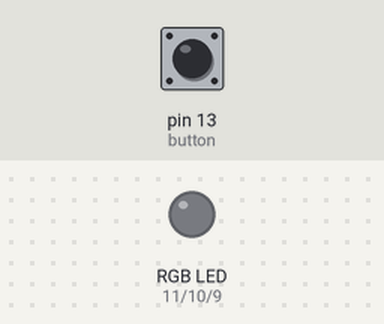
A sketch run on a simulated Arduino Uno, built with avr-gcc and run on an emulated ATmega328P. Shown: an RGB LED mixed from three pins (HIGH = lit). The test bench sets the inputs (shaded band); at power-on: pin 13 (button) LOW. Random numbers use the default seed unless the sketch sets one.

Above: at 1.3 s.
1.4 s: pin 13 (button) pulled HIGH for 0.3 s
At 2.6 s:
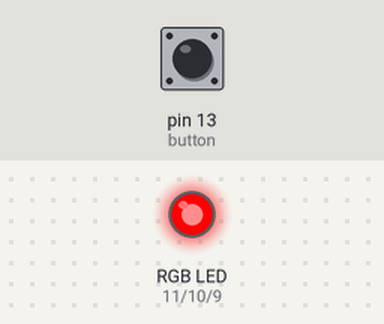
3.2 s: pin 13 (button) pulled HIGH for 1 s
At 4.6 s:
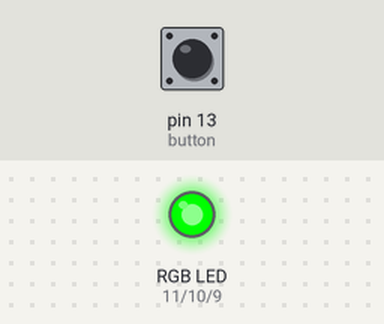
5.7 s: pin 13 (button) pulled HIGH for 0.3 s
At 7.2 s:
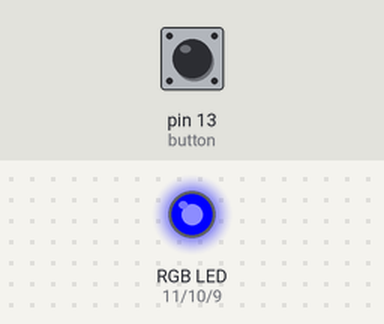
7.5 s: pin 13 (button) pulled HIGH for 3.2 s
At 11.9 s:
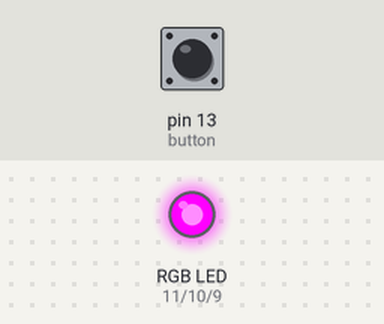
12.2 s: pin 13 (button) pulled HIGH for 0.3 s
At 13.3 s:
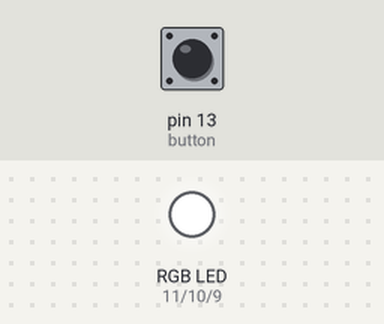
14.0 s: pin 13 (button) pulled HIGH for 1 s
At 16.4 s:
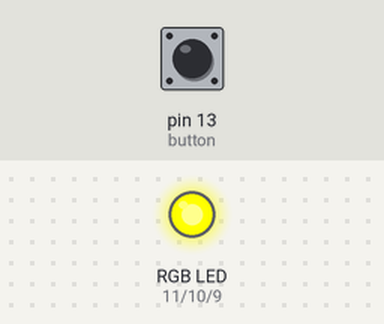
Timing chart, 0 to 17.5 s (numbered marks = the images above; inputs shaded):
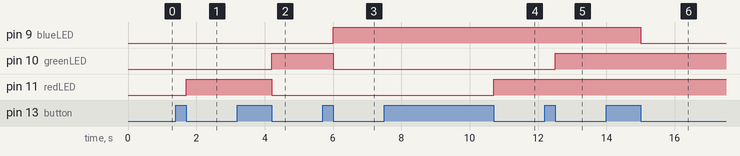

Measured:
- after the input at 1.4 s, pin 11 (redLED): LOW → HIGH after 0.30 s
- after the input at 3.2 s, pin 10 (greenLED): LOW → HIGH after 1.0 s; pin 11 (redLED): HIGH → LOW after 1.0 s
- after the input at 5.7 s, pin 9 (blueLED): LOW → HIGH after 0.30 s; pin 10 (greenLED): HIGH → LOW after 0.30 s
- after the input at 7.5 s, pin 11 (redLED): LOW → HIGH after 3.2 s
- after the input at 12.2 s, pin 10 (greenLED): LOW → HIGH after 0.30 s
- after the input at 14.0 s, pin 9 (blueLED): HIGH → LOW after 1.0 s

The sketch:

main.ino
```cpp
#define button 13
#define redLED 11
#define greenLED 10
#define blueLED 9
int state = 0;
int old = 0;
int buttonPoll = 0;
long randOn = 0;                  // Initialize a variable for the ON time
long randOff = 0;                 // Initialize a variable for the OFF time
void setup() {
 pinMode(button,INPUT);
 randomSeed (analogRead (0));    // randomize

 //RGB LED set as output
 pinMode(redLED,OUTPUT);
 pinMode(greenLED,OUTPUT);
 pinMode(blueLED,OUTPUT);

 digitalWrite(redLED,LOW);
 digitalWrite(greenLED,LOW);
 digitalWrite(blueLED,LOW);
}

void loop() {
 buttonPoll = digitalRead(button);
 if(buttonPoll == 1) {
 delay(100);
 buttonPoll = digitalRead(button);
 if(buttonPoll == 0) {
 state = old + 1;
 }
 }
 else {
 delay(250);
}

switch (state) {
 case 1: //Red color
 digitalWrite(redLED,HIGH);
 digitalWrite(greenLED,LOW);
 digitalWrite(blueLED,LOW);
 old = state;
 break;
 case 2: //Green color
 digitalWrite(redLED,LOW);
 digitalWrite(greenLED,HIGH);
 digitalWrite(blueLED,LOW);
 old = state;
 break;
 case 3: //Blue color
 digitalWrite(redLED,LOW);
 digitalWrite(greenLED,LOW);
 digitalWrite(blueLED,HIGH);
 old = state;
 break;
 case 4: //Purple color
 digitalWrite(redLED,HIGH);
 digitalWrite(greenLED,LOW);
 digitalWrite(blueLED,HIGH);
 old = state;
 break;
 case 5: //White color
 digitalWrite(redLED,HIGH);
 digitalWrite(greenLED,HIGH);
 digitalWrite(blueLED,HIGH);
 old = state;
 break;
 case 6: //Yellow color
 digitalWrite(redLED,HIGH);
 digitalWrite(greenLED,HIGH);
 digitalWrite(blueLED,LOW);
 old = state;
 break;
 case 7: //Flicker like a broken flourescent
 randOn = random (0, 1000);
 randOff = random (0, 10);
 digitalWrite(redLED,HIGH);
 digitalWrite(greenLED,HIGH);
 digitalWrite(blueLED,HIGH);
   delay(randOn);                // waits for a random time while ON
 digitalWrite(redLED,LOW);
 digitalWrite(greenLED,LOW);
 digitalWrite(blueLED,LOW);
   delay(randOff);               // waits for a random time while OFF
 old = state;
 break;
  default:
 digitalWrite(redLED,LOW);
 digitalWrite(greenLED,LOW);
 digitalWrite(blueLED,LOW);
 old = 0;
 break;
 }
}
```
